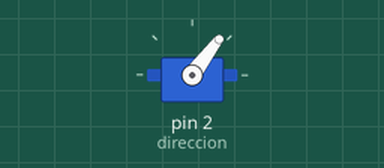
The sketch below on a simulated Arduino Uno, built with avr-gcc and run on an emulated ATmega328P. On the bench: servo.

Above: at 0.05 s.
At 0.65 s:
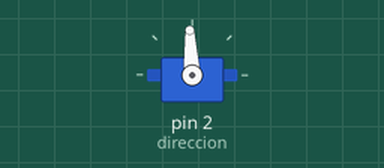
At 1.1 s:
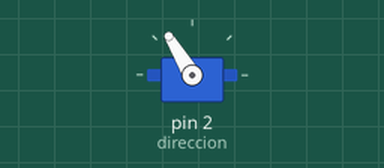
At 2.2 s:
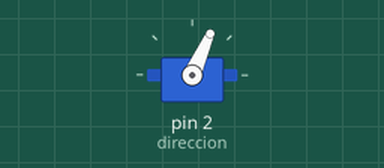
Timing chart, 0 to 5.6 s (numbered marks = the images above):
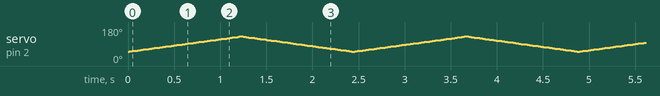

The sketch:

servoTest.ino
```cpp
#include <Servo.h>

Servo direccion;
int i = 0;

void setup(){
  direccion.attach(2);
}

void loop(){
  for(i = 50; i <= 130; i += 1){
    direccion.write(i);
    delay(15);
  }
  for(i = 130; i >= 50; i -= 1){
    direccion.write(i);
    delay(15);
  }/*
  direccion.write(130);
  delay(500);
  direccion.write(90);
  delay(500);
  direccion.write(50);
  delay(500);
  direccion.write(90);
  delay(500);*/
}
```
